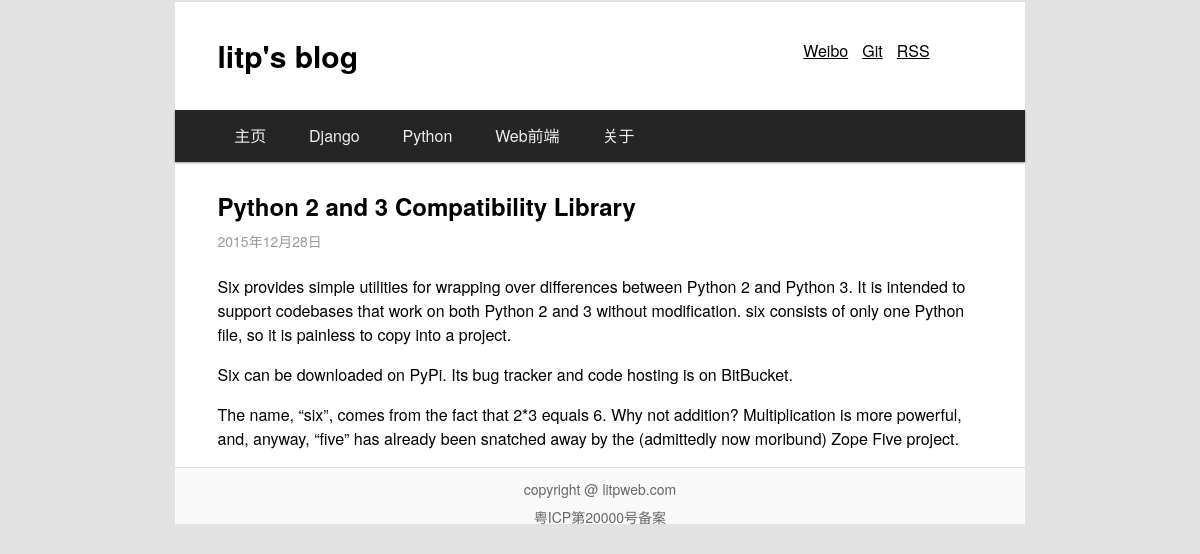
Screenshot of /python-2-and-3-compatibility-library/ with the database file from the repository.
### decblog/models.py (models this page shows, shortened)
@python_2_unicode_compatible
class Post(models.Model):
	title = models.CharField(max_length=256,default='New Post')
	slug = models.CharField(max_length=256,blank=True,null=True,default='new-post')
	author = models.ForeignKey(User)
	pub_date = models.DateTimeField(auto_now_add = True)
	abstract = models.TextField(null = True, blank = True)
	content_raw = models.TextField()
	content_html = models.TextField(null = True, blank = True)
	tags = models.ManyToManyField('Tag',blank=True)
	category = models.ForeignKey('Category',blank=True,null=True)
	is_draft = models.BooleanField(default=False)

### decblog/views.py (the view)
# urls.py: url(r'^(?P<slug>[\w-]+)/$', views.PostDetailView.as_view(),name='post'),
class PostDetailView(DetailView):
	model = Post

### templates/decblog/post_detail.html (shortened to what this page needs)
{% extends "decblog/base.html" %}
{% block content %}
<article>
	<h2>{{ object.title }}</h2>
	<p class="pub-date">{{ object.pub_date|date:"Y年n月j日"}}</p>
	<p>{{ object.content_html|safe }}</p>
</article>
{% endblock %}

### static/css/blog-style.css (style rules this page uses)
* { -webkit-box-sizing:border-box;-moz-box-sizing:border-box;box-sizing:border-box }
html { -ms-text-size-adjust:100%;-webkit-text-size-adjust:100% }
body { margin:0 }
article,aside,details,figcaption,figure,footer,header,hgroup,main,menu,nav,section,summary { display:block }
html,body { font-size:16px;line-height:1.5;font-family: "Helvetica Neue",Helvetica,Arial,sans-serif;background-color: #E2E2E2; }
h1,h2,h3,h4,h5,h6 { margin:10px 0 }
h2 { font-size:24px }
.pub-date { color: #999; font-size: 14px; position: relative; top:-0.5em; }

### rows the page displays
Post: title "Python 2 and 3 Compatibility Library", pub_date "2015年12月28日", content_html "Six provides simple utilities for wrapping over differences between Python 2 and Python 3. It is intended to support codebases that work on both Python 2 and 3 without modification. six consists of only one Python file, so it is painless to copy into a project. Six can be downloaded on PyPi. Its bug tracker and code hosting is on BitBucket. The name, “six”, comes from the fact that 2*3 equals 6. Why not addition? Multiplication is more powerful, and, anyway, “five” has already been snatched away by the (admittedly now moribund) Zope Five project."
